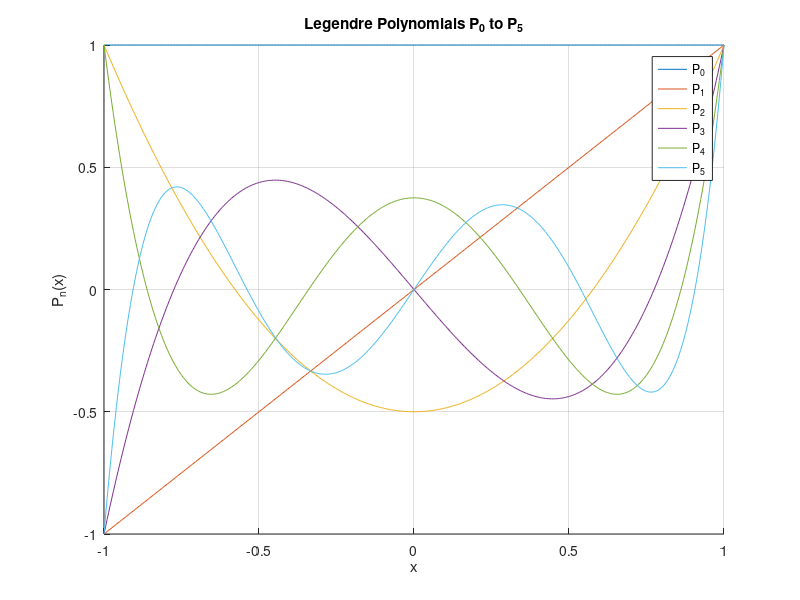
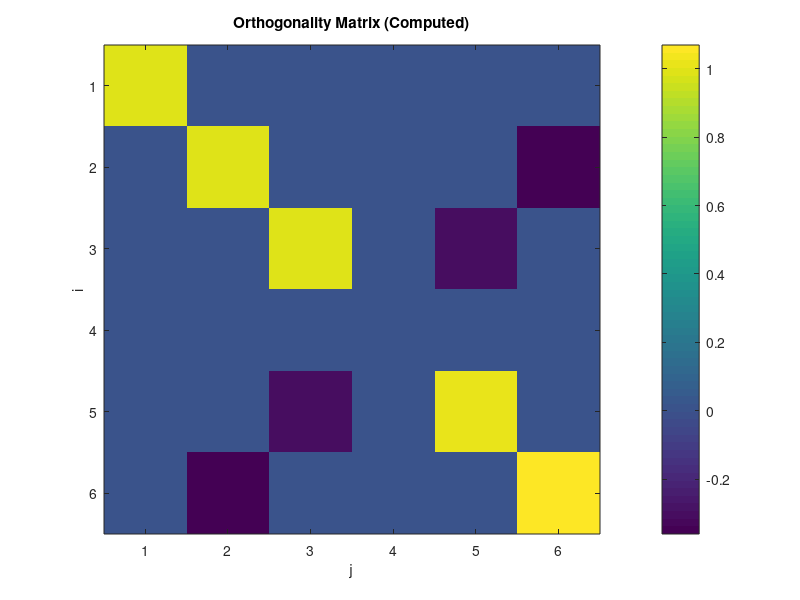

Reproduce these figures in MATLAB, in order.
clc; clear all;

%% ===============================================================
%%  Verification of the Orthogonality of Legendre Polynomials
%%  Using 3-Point Gauss–Legendre Quadrature
%%
%%  The 3-point quadrature formula is exact for polynomials of
%%  degree ≤ 5. Therefore, the integral of P_i * P_j is reliable
%%  only when i + j ≤ 5.
%%
%%  Author : Sahil Raj
%%  Course : Assignment 7 – Problem 4
%% ===============================================================

N = 5;                 % Maximum order to test

%%  Quadrature Data (3-Point Gauss–Legendre)
%%  These weights and nodes integrate exactly up to degree 5.
global nP;    nP    = 3;
global lambda; lambda = [ 5/9; 8/9; 5/9 ];
global nodeps; nodeps = [ -sqrt(3/5); 0; sqrt(3/5) ];


%%  Custom Legendre Polynomials P_0 ... P_5
function y = LegendreCustom(n, x)
    switch n
        case 0, y = 1.0;
        case 1, y = x;
        case 2, y = (3*x*x - 1)/2;
        case 3, y = (5*x^3 - 3*x)/2;
        case 4, y = (35*x^4 - 30*x^2 + 3)/8;
        case 5, y = (63*x^5 - 70*x^3 + 15*x)/8;
        otherwise
            error("LegendreCustom: order not implemented.");
    end
endfunction


%%  Gauss Quadrature Integrator
function I = gaussQuad(fn)
    global nP lambda nodeps;
    I = 0.0;
    for i = 1:nP
        I += lambda(i) * fn(nodeps(i));
    end
endfunction


%%  Compute Orthogonality Matrix
intmatrix = zeros(N+1, N+1);

for i = 0:N
    for j = 0:N
        fn = @(x) LegendreCustom(i,x) * LegendreCustom(j,x);
        I = gaussQuad(fn);

        % Apply normalization for diagonal entries:
        if i == j
            I *= (2*i + 1) / 2;
        endif

        intmatrix(i+1, j+1) = I;
    endfor
endfor

%% Display matrix
disp("Orthogonality Matrix:");
disp(intmatrix);


%%  PLOTTING SECTION

% Plot Legendre polynomials P0..P5
x = linspace(-1, 1, 400);
figure(1); hold on; grid on;
title("Legendre Polynomials P_0 to P_5");
xlabel("x"); ylabel("P_n(x)");

for n = 0:5
    plot(x, arrayfun(@(t) LegendreCustom(n,t), x));
endfor
legend("P_0","P_1","P_2","P_3","P_4","P_5");


% Heatmap-like plot of orthogonality matrix
figure(2);
imagesc(intmatrix);
title("Orthogonality Matrix (Computed)");
xlabel("j"); ylabel("i");
colorbar();
set(gca, "XTick", 1:N+1, "YTick", 1:N+1);
